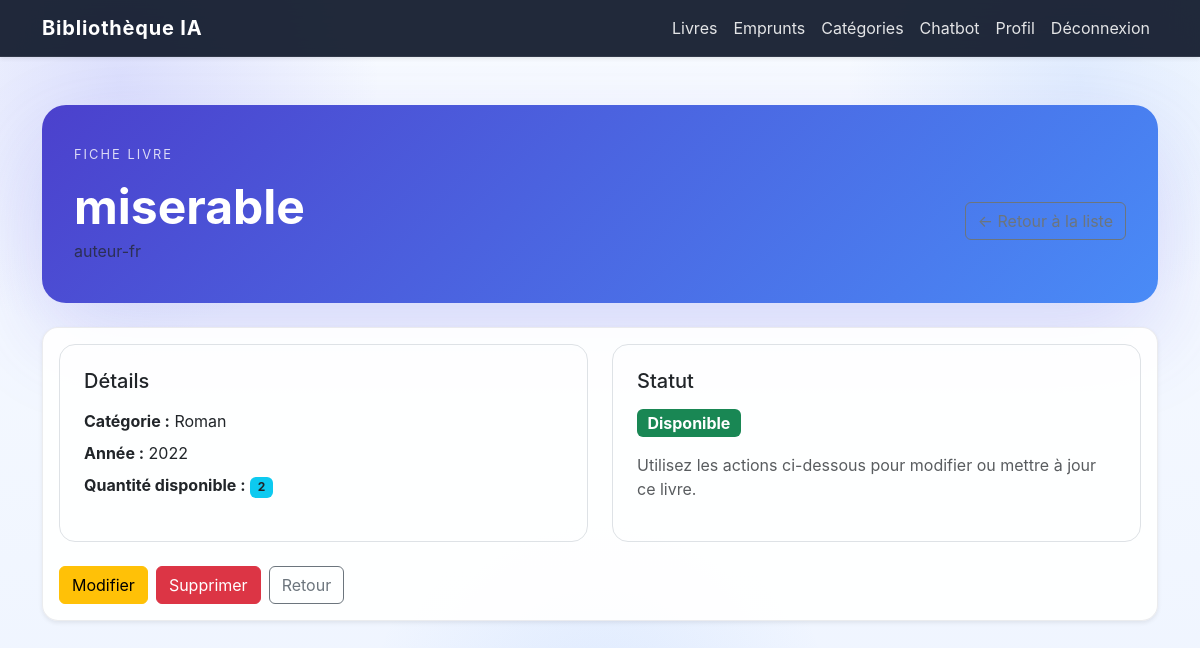
Page /livre/1/ (signed in) on the committed database.
### library/models.py (models this page shows, shortened)
class Livre(models.Model):
    STATUT_CHOICES = [
        ('disponible', 'Disponible'),
        ('emprunte', 'Emprunté'),
        ('reserve', 'Réservé'),
    ]
    titre = models.CharField(max_length=200)
    auteur = models.CharField(max_length=200)
    categorie = models.ForeignKey(
        Categorie,
        on_delete=models.CASCADE
    )
    annee_publication = models.IntegerField()
    quantite_disponible = models.IntegerField(default=1)
    statut = models.CharField(
        max_length=20,
        choices=STATUT_CHOICES,
        default='disponible'
    )

class Categorie(models.Model):
    nom = models.CharField(max_length=100)
    def __str__(self):
        return self.nom

### library/views.py (the view)
@login_required
def detail_livre(request, pk):
    livre = get_object_or_404(Livre, pk=pk)
    return render(
        request,
        'library/detail_livre.html',
        {'livre': livre}
    )

### library/templates/library/detail_livre.html
{% extends 'library/base.html' %} {% block content %}
<div class="page-header mb-4">
  <div class="hero-overline">Fiche livre</div>
  <div
    class="d-flex flex-column flex-md-row justify-content-between align-items-start align-items-md-center gap-3"
  >
    <div>
      <h1 class="fw-bold mb-1">{{ livre.titre }}</h1>
      <p class="text-muted mb-0">{{ livre.auteur }}</p>
    </div>
    <a href="{% url 'liste_livres' %}" class="btn btn-outline-secondary"
      >← Retour à la liste</a
    >
  </div>
</div>
<div class="card shadow-sm rounded-4">
  <div class="card-body">
    <div class="row gy-4">
      <div class="col-md-6">
        <div class="border rounded-4 p-4 h-100">
          <h5 class="mb-3">Détails</h5>
          <p class="mb-2"><strong>Catégorie :</strong> {{ livre.categorie }}</p>
          <p class="mb-2">
            <strong>Année :</strong> {{ livre.annee_publication }}
          </p>
          <p class="mb-0">
            <strong>Quantité disponible :</strong>
            <span class="badge bg-info text-dark"
              >{{ livre.quantite_disponible }}</span
            >
          </p>
        </div>
      </div>
      <div class="col-md-6">
        <div class="border rounded-4 p-4 h-100">
          <h5 class="mb-3">Statut</h5>
          {% if livre.statut == 'disponible' %}
          <span class="badge bg-success fs-6">Disponible</span>
          {% elif livre.statut == 'emprunte' %}
          <span class="badge bg-warning text-dark fs-6">Emprunté</span>
          {% else %}
          <span class="badge bg-danger fs-6">Réservé</span>
          {% endif %}
          <p class="mt-3 text-muted">
            Utilisez les actions ci-dessous pour modifier ou mettre à jour ce
            livre.
          </p>
        </div>
      </div>
    </div>
    <div class="mt-4 d-flex flex-wrap gap-2">
      <a href="{% url 'modifier_livre' livre.id %}" class="btn btn-warning"
        >Modifier</a
      >
      <a href="{% url 'supprimer_livre' livre.id %}" class="btn btn-danger"
        >Supprimer</a
      >
      <a href="{% url 'liste_livres' %}" class="btn btn-outline-secondary"
        >Retour</a
      >
    </div>
  </div>
</div>
{% endblock %}

### library/templates/library/base.html (style rules this page uses)
:root { --bg: #eef4ff; --bg-soft: rgba(255, 255, 255, 0.78); --card: rgba(255, 255, 255, 0.92); --border: rgba(15, 23, 42, 0.08); --primary: #4338ca; --primary-dark: #3730a3; --text: #152238; }
* { box-sizing: border-box; }
body { margin: 0; min-height: 100vh; font-family: "Inter", system-ui, -apple-system, BlinkMacSystemFont, "Segoe UI", sans-serif; background: radial-gradient( circle at 10% 10%, rgba(99, 102, 241, 0.18), transparent 20% ), radial-gradient( circle at 90% 10%, rgba(59, 130, 246, 0.12), transparent 18% ), radial-gradient( circle at 50% 90%, rgba(59, 130, 246, 0.1), transparent 25% ), linear-gradient(180deg, #f8fbff 0%, #eef4ff 100%); color: var(--text); }
.page-header { border-radius: 1.5rem; padding: 2.5rem 2rem; margin-bottom: 2rem; background: linear-gradient( 135deg, rgba(67, 56, 202, 0.95), rgba(59, 130, 246, 0.92) ); color: white; box-shadow: 0 35px 90px rgba(79, 70, 229, 0.18); }
.page-header h1 { font-size: clamp(2.2rem, 4vw, 3.2rem); }
.card { background: var(--card); border: 1px solid var(--border); border-radius: 1.4rem; box-shadow: 0 24px 50px rgba(15, 23, 42, 0.08); }
.hero-overline { text-transform: uppercase; letter-spacing: 0.16em; font-size: 0.8rem; opacity: 0.8; margin-bottom: 0.85rem; }

### rows in the picture
Livre: titre "miserable", auteur "auteur-fr", categorie "Roman", annee_publication "2022", quantite_disponible "2"
